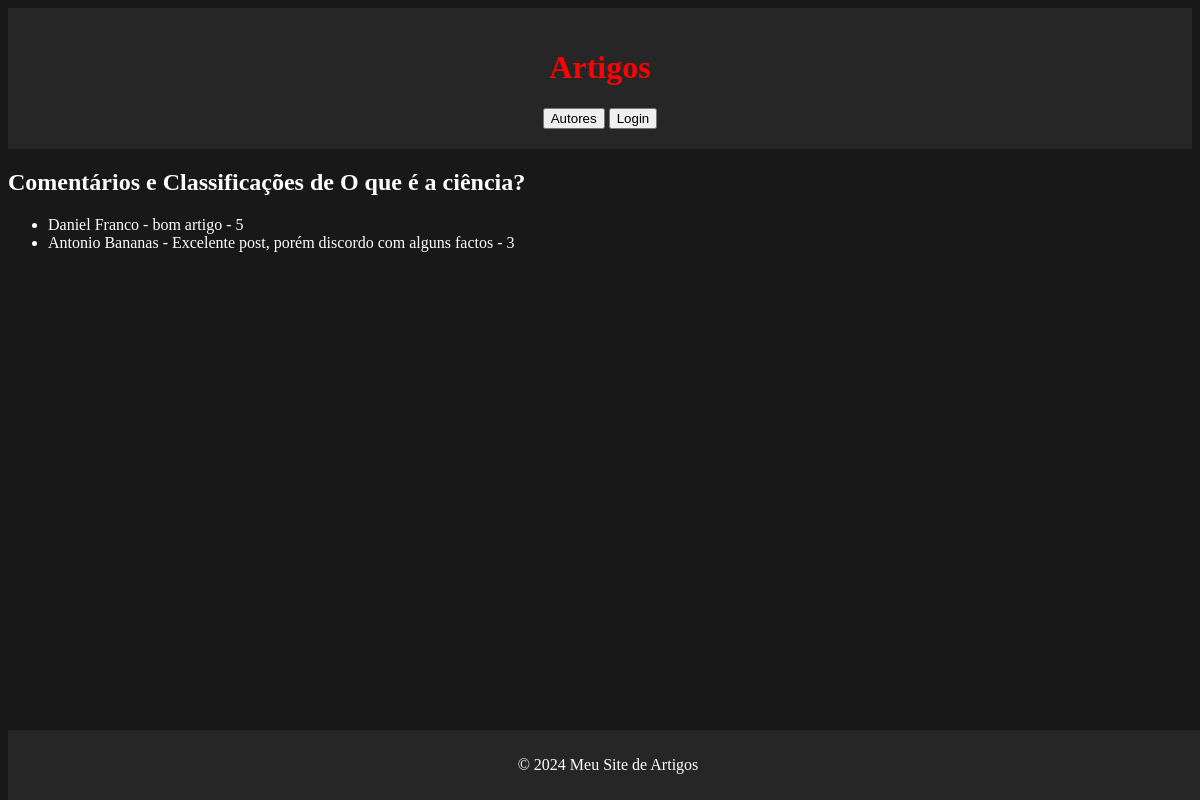
The page /artigos/artigos/1/comentarios/ on the database its author committed.
### artigos/models.py (models this page shows, shortened)
class Artigo(models.Model):
    title = models.CharField(max_length=100)
    post = models.TextField()
    autor = models.ForeignKey(Autor, on_delete=models.CASCADE, null=True)
    data = models.DateField(default=datetime.date.today)

class Comentario(models.Model):
    autor = models.CharField(max_length=100)
    texto = models.TextField()
    MUITO_MAU = '1'
    MAU = '2'
    INDIFERENTE = '3'
    BOM = '4'
    MUITO_BOM = '5'
    RATINGS_CHOICES = [
        (MUITO_MAU, '1'),
        (MAU, '2'),
        (INDIFERENTE, '3'),
        (BOM, '4'),
        (MUITO_BOM, '5'),
    ]
    rating = models.CharField(max_length=10, choices=RATINGS_CHOICES, default=MUITO_MAU, blank=True, null=True)
    post = models.ForeignKey(Artigo, on_delete=models.CASCADE, related_name='comentarios')

### artigos/views.py (the view)
# urls.py: path('artigos/<int:artigo_id>/comentarios/', views.comentarios_classificacoes, name='comentarios_classificacoes'),
def comentarios_classificacoes(request, artigo_id):
    artigo = Artigo.objects.get(id=artigo_id)
    comentarios = Comentario.objects.filter(post=artigo)
    return render(request, 'artigos/comentarios_classificacoes.html', {'artigo': artigo, 'comentarios': comentarios})

### artigos/templates/artigos/comentarios_classificacoes.html (shortened to what this page needs)
{% extends "artigos/layout.html" %}
{% block content %}
    <h2>Comentários e Classificações de {{ artigo.title }}</h2>
    <ul>
    {% for comentario in comentarios %}
        <li>
            {{ comentario.autor }} - {{ comentario.texto }} - {{ comentario.rating }}
        </li>
    {% endfor %}
    </ul>
{% endblock %}

### artigos/templates/artigos/layout.html (style rules this page uses)
body { background-color: #181818; color: white; }

### rows shown on the page
Artigo: title "O que é a ciência?"
Comentario: autor "Daniel Franco", texto "bom artigo", rating "5"
Comentario: autor "Antonio Bananas", texto "Excelente post, porém discordo com alguns factos", rating "3"
